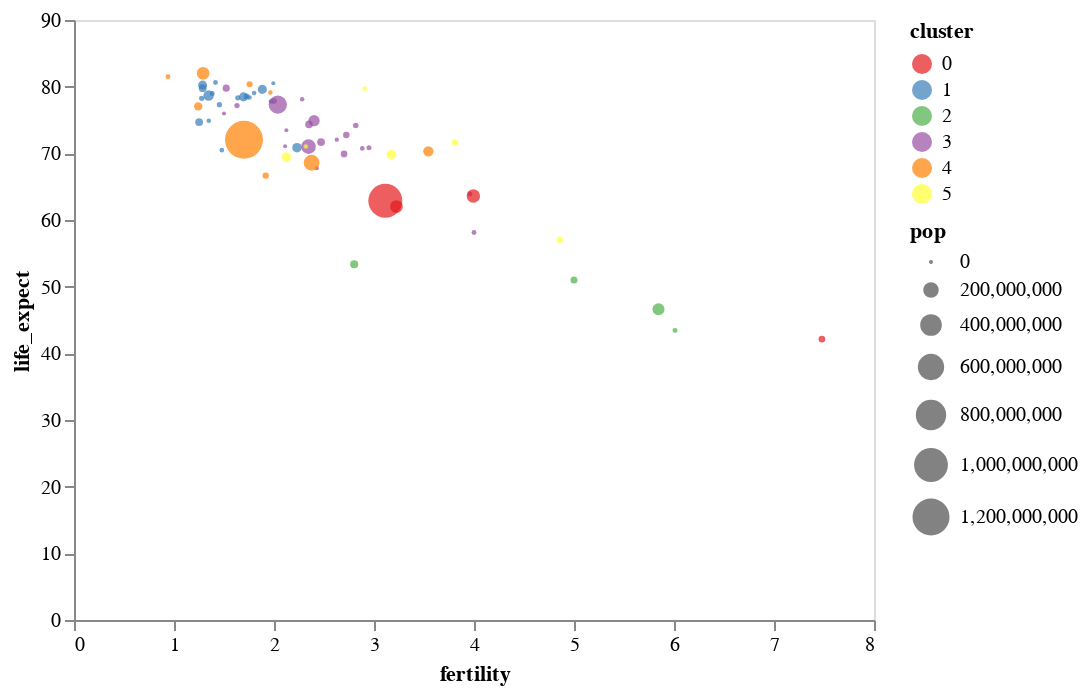

Notebook source saved alongside this figure:
### Markdown cell above
Or you can set the `filled` property to true in `mark_point()`.

### Code cell
alt.Chart(data_2000).mark_point(filled = True).encode(
    x = alt.X('fertility:Q', axis = alt.Axis(grid = False)),
    y = alt.Y('life_expect:Q', axis = alt.Axis(grid = False)),
    color = alt.Color('cluster:N', scale = alt.Scale(scheme = 'set1' )),
    size = 'pop:Q'
)

### Figure 1 — Vega-Lite specification as saved in the notebook (floating-point values rounded to 4 significant figures)
{"config": {"view": {"continuousWidth": 400, "continuousHeight": 300}}, "data": {"name": "data-fdeb0b749a6385830bd1445d39ad6ea0"}, "mark": {"type": "point", "filled": true}, "encoding": {"color": {"field": "cluster", "scale": {"scheme": "set1"}, "type": "nominal"}, "size": {"field": "pop", "type": "quantitative"}, "x": {"axis": {"grid": false}, "field": "fertility", "type": "quantitative"}, "y": {"axis": {"grid": false}, "field": "life_expect", "type": "quantitative"}}, "$schema": "https://vega.github.io/schema/vega-lite/v4.17.0.json", "datasets": {"data-fdeb0b749a6385830bd1445d39ad6ea0": [{"year": 2000, "country": "Afghanistan", "cluster": 0, "pop": 23898198, "life_expect": 42.13, "fertility": 7.479}, {"year": 2000, "country": "Argentina", "cluster": 3, "pop": 37497728, "life_expect": 74.34, "fertility": 2.35}, {"year": 2000, "country": "Aruba", "cluster": 3, "pop": 69539, "life_expect": 73.45, "fertility": 2.124}, {"year": 2000, "country": "Australia", "cluster": 4, "pop": 19164620, "life_expect": 80.37, "fertility": 1.756}, {"year": 2000, "country": "Austria", "cluster": 1, "pop": 8113413, "life_expect": 78.98, "fertility": 1.382}, {"year": 2000, "country": "Bahamas", "cluster": 3, "pop": 290075, "life_expect": 71.07, "fertility": 2.111}, {"year": 2000, "country": "Bangladesh", "cluster": 0, "pop": 130406594, "life_expect": 62.01, "fertility": 3.224}, {"year": 2000, "country": "Barbados", "cluster": 3, "pop": 273483, "life_expect": 75.97, "fertility": 1.5}, {"year": 2000, "country": "Belgium", "cluster": 1, "pop": 10263618, "life_expect": 78.32, "fertility": 1.638}, {"year": 2000, "country": "Bolivia", "cluster": 3, "pop": 8152620, "life_expect": 63.88, "fertility": 3.958}, {"year": 2000, "country": "Brazil", "cluster": 3, "pop": 175552771, "life_expect": 71.01, "fertility": 2.345}, {"year": 2000, "country": "Canada", "cluster": 3, "pop": 31278097, "life_expect": 79.77, "fertility": 1.522}, {"year": 2000, "country": "Chile", "cluster": 3, "pop": 15153450, "life_expect": 77.86, "fertility": 2.0}, {"year": 2000, "country": "China", "cluster": 4, "pop": 1262645000, "life_expect": 72.03, "fertility": 1.7}, {"year": 2000, "country": "Colombia", "cluster": 3, "pop": 39685655, "life_expect": 71.68, "fertility": 2.47}, {"year": 2000, "country": "Costa Rica", "cluster": 3, "pop": 3710558, "life_expect": 78.12, "fertility": 2.281}, {"year": 2000, "country": "Croatia", "cluster": 1, "pop": 4410830, "life_expect": 74.88, "fertility": 1.348}, {"year": 2000, "country": "Cuba", "cluster": 3, "pop": 11134273, "life_expect": 77.16, "fertility": 1.63}, {"year": 2000, "country": "Dominican Republic", "cluster": 3, "pop": 8385828, "life_expect": 70.85, "fertility": 2.95}, {"year": 2000, "country": "Ecuador", "cluster": 3, "pop": 12505204, "life_expect": 74.17, "fertility": 2.817}, {"year": 2000, "country": "Egypt", "cluster": 5, "pop": 70492342, "life_expect": 69.81, "fertility": 3.174}, {"year": 2000, "country": "El Salvador", "cluster": 3, "pop": 6122515, "life_expect": 70.73, "fertility": 2.883}, {"year": 2000, "country": "Finland", "cluster": 1, "pop": 5168595, "life_expect": 78.37, "fertility": 1.754}, {"year": 2000, "country": "France", "cluster": 1, "pop": 59381628, "life_expect": 79.59, "fertility": 1.883}, {"year": 2000, "country": "Georgia", "cluster": 1, "pop": 4777209, "life_expect": 70.48, "fertility": 1.478}, {"year": 2000, "country": "Germany", "cluster": 1, "pop": 82187909, "life_expect": 78.67, "fertility": 1.346}, {"year": 2000, "country": "Greece", "cluster": 1, "pop": 10559110, "life_expect": 78.26, "fertility": 1.277}, {"year": 2000, "country": "Grenada", "cluster": 3, "pop": 89312, "life_expect": 67.75, "fertility": 2.429}, {"year": 2000, "country": "Haiti", "cluster": 3, "pop": 7306302, "life_expect": 58.14, "fertility": 4.0}, {"year": 2000, "country": "Hong Kong", "cluster": 4, "pop": 6658720, "life_expect": 81.5, "fertility": 0.94}, {"year": 2000, "country": "Iceland", "cluster": 1, "pop": 281043, "life_expect": 80.5, "fertility": 1.993}, {"year": 2000, "country": "India", "cluster": 0, "pop": 1007702000, "life_expect": 62.88, "fertility": 3.113}, {"year": 2000, "country": "Indonesia", "cluster": 4, "pop": 206265000, "life_expect": 68.59, "fertility": 2.376}, {"year": 2000, "country": "Iran", "cluster": 5, "pop": 65660289, "life_expect": 69.45, "fertility": 2.124}, {"year": 2000, "country": "Iraq", "cluster": 5, "pop": 22675617, "life_expect": 57.05, "fertility": 4.858}, {"year": 2000, "country": "Ireland", "cluster": 1, "pop": 3791690, "life_expect": 77.78, "fertility": 1.969}, {"year": 2000, "country": "Israel", "cluster": 5, "pop": 5842454, "life_expect": 79.7, "fertility": 2.906}, {"year": 2000, "country": "Italy", "cluster": 1, "pop": 57719337, "life_expect": 80.24, "fertility": 1.286}, {"year": 2000, "country": "Jamaica", "cluster": 3, "pop": 2615467, "life_expect": 72.05, "fertility": 2.628}, {"year": 2000, "country": "Japan", "cluster": 4, "pop": 126699784, "life_expect": 82.0, "fertility": 1.291}, {"year": 2000, "country": "Kenya", "cluster": 2, "pop": 29985839, "life_expect": 50.99, "fertility": 5.0}, {"year": 2000, "country": "South Korea", "cluster": 4, "pop": 21647682, "life_expect": 66.66, "fertility": 1.917}, {"year": 2000, "country": "North Korea", "cluster": 4, "pop": 47351083, "life_expect": 77.05, "fertility": 1.242}, {"year": 2000, "country": "Lebanon", "cluster": 5, "pop": 3578036, "life_expect": 71.03, "fertility": 2.319}, {"year": 2000, "country": "Mexico", "cluster": 3, "pop": 99926620, "life_expect": 74.9, "fertility": 2.401}, {"year": 2000, "country": "Netherlands", "cluster": 1, "pop": 15907853, "life_expect": 78.53, "fertility": 1.726}, {"year": 2000, "country": "New Zealand", "cluster": 4, "pop": 3819762, "life_expect": 79.11, "fertility": 1.964}, {"year": 2000, "country": "Nigeria", "cluster": 2, "pop": 114306700, "life_expect": 46.61, "fertility": 5.845}, {"year": 2000, "country": "Norway", "cluster": 1, "pop": 4492400, "life_expect": 79.05, "fertility": 1.801}, {"year": 2000, "country": "Pakistan", "cluster": 0, "pop": 146342958, "life_expect": 63.61, "fertility": 3.994}, {"year": 2000, "country": "Peru", "cluster": 3, "pop": 25979722, "life_expect": 69.91, "fertility": 2.7}, {"year": 2000, "country": "Philippines", "cluster": 4, "pop": 79739825, "life_expect": 70.3, "fertility": 3.544}, {"year": 2000, "country": "Poland", "cluster": 1, "pop": 38654164, "life_expect": 74.67, "fertility": 1.251}, {"year": 2000, "country": "Portugal", "cluster": 1, "pop": 10335597, "life_expect": 77.29, "fertility": 1.454}, {"year": 2000, "country": "Rwanda", "cluster": 2, "pop": 7507056, "life_expect": 43.41, "fertility": 6.01}, {"year": 2000, "country": "Saudi Arabia", "cluster": 5, "pop": 23153090, "life_expect": 71.63, "fertility": 3.81}, {"year": 2000, "country": "South Africa", "cluster": 2, "pop": 44066197, "life_expect": 53.37, "fertility": 2.802}, {"year": 2000, "country": "Spain", "cluster": 1, "pop": 40016081, "life_expect": 79.78, "fertility": 1.287}, {"year": 2000, "country": "Switzerland", "cluster": 1, "pop": 7266920, "life_expect": 80.62, "fertility": 1.415}, {"year": 2000, "country": "Turkey", "cluster": 1, "pop": 65666677, "life_expect": 70.84, "fertility": 2.23}, {"year": 2000, "country": "United Kingdom", "cluster": 1, "pop": 59522468, "life_expect": 78.47, "fertility": 1.695}, {"year": 2000, "country": "United States", "cluster": 3, "pop": 282338631, "life_expect": 77.31, "fertility": 2.038}, {"year": 2000, "country": "Venezuela", "cluster": 3, "pop": 23542649, "life_expect": 72.77, "fertility": 2.723}]}}
